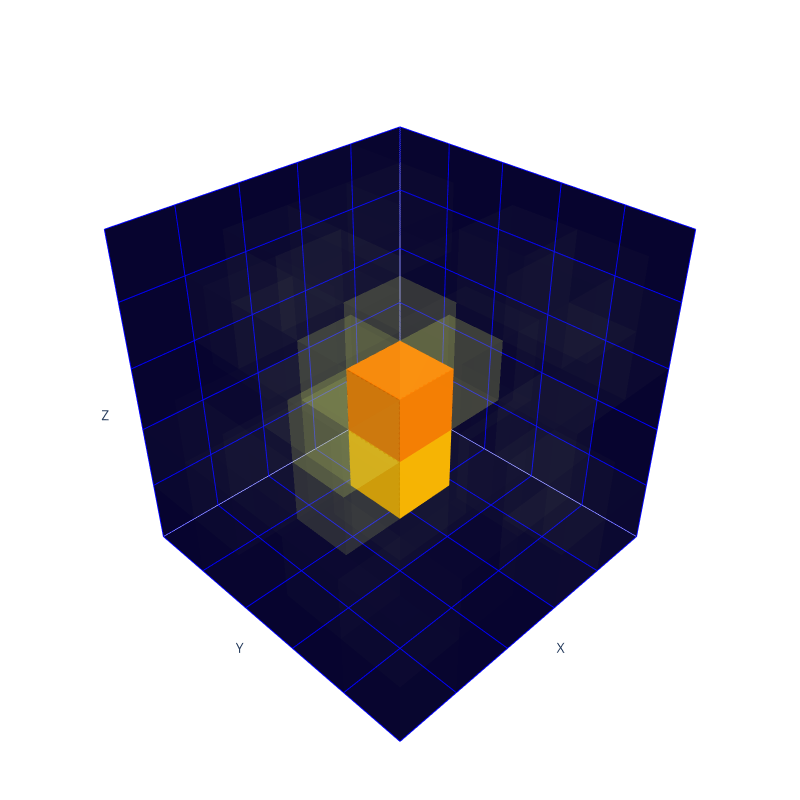

The cell this chart's notebook holds for it:
### Code cell
print("- Proton image:")
plotly_generate(generated_plot, max_energy=max_energy)

### Figure 1 — Plotly figure (JSON) as saved in the notebook; plotly's stock layout.template omitted (floating-point values rounded to 4 significant figures)
{"data": [{"color": "#EBF85E", "colorbar": {"thickness": 20, "title": {"text": "Voxel Values"}}, "flatshading": true, "i": [7, 0, 0, 0, 4, 4, 6, 6, 4, 0, 3, 2], "j": [3, 4, 1, 2, 5, 6, 5, 2, 0, 1, 6, 3], "k": [0, 7, 2, 3, 6, 7, 1, 1, 5, 5, 7, 6], "opacity": 0.1575, "type": "mesh3d", "x": [0, 0, 1, 1, 0, 0, 1, 1], "y": [0, 1, 1, 0, 0, 1, 1, 0], "z": [0, 0, 0, 0, 1, 1, 1, 1]}, {"color": "#E4FF7A", "colorbar": {"thickness": 20, "title": {"text": "Voxel Values"}}, "flatshading": true, "i": [7, 0, 0, 0, 4, 4, 6, 6, 4, 0, 3, 2], "j": [3, 4, 1, 2, 5, 6, 5, 2, 0, 1, 6, 3], "k": [0, 7, 2, 3, 6, 7, 1, 1, 5, 5, 7, 6], "opacity": 0.002684, "type": "mesh3d", "x": [0, 0, 1, 1, 0, 0, 1, 1], "y": [0, 1, 1, 0, 0, 1, 1, 0], "z": [4, 4, 4, 4, 5, 5, 5, 5]}, {"color": "#E4FF7A", "colorbar": {"thickness": 20, "title": {"text": "Voxel Values"}}, "flatshading": true, "i": [7, 0, 0, 0, 4, 4, 6, 6, 4, 0, 3, 2], "j": [3, 4, 1, 2, 5, 6, 5, 2, 0, 1, 6, 3], "k": [0, 7, 2, 3, 6, 7, 1, 1, 5, 5, 7, 6], "opacity": 0.01043, "type": "mesh3d", "x": [0, 0, 1, 1, 0, 0, 1, 1], "y": [3, 4, 4, 3, 3, 4, 4, 3], "z": [0, 0, 0, 0, 1, 1, 1, 1]}, {"color": "#E4FF7A", "colorbar": {"thickness": 20, "title": {"text": "Voxel Values"}}, "flatshading": true, "i": [7, 0, 0, 0, 4, 4, 6, 6, 4, 0, 3, 2], "j": [3, 4, 1, 2, 5, 6, 5, 2, 0, 1, 6, 3], "k": [0, 7, 2, 3, 6, 7, 1, 1, 5, 5, 7, 6], "opacity": 0.01775, "type": "mesh3d", "x": [0, 0, 1, 1, 0, 0, 1, 1], "y": [3, 4, 4, 3, 3, 4, 4, 3], "z": [1, 1, 1, 1, 2, 2, 2, 2]}, {"color": "#E4FF7A", "colorbar": {"thickness": 20, "title": {"text": "Voxel Values"}}, "flatshading": true, "i": [7, 0, 0, 0, 4, 4, 6, 6, 4, 0, 3, 2], "j": [3, 4, 1, 2, 5, 6, 5, 2, 0, 1, 6, 3], "k": [0, 7, 2, 3, 6, 7, 1, 1, 5, 5, 7, 6], "opacity": 0.003176, "type": "mesh3d", "x": [0, 0, 1, 1, 0, 0, 1, 1], "y": [3, 4, 4, 3, 3, 4, 4, 3], "z": [2, 2, 2, 2, 3, 3, 3, 3]}, {"color": "#E4FF7A", "colorbar": {"thickness": 20, "title": {"text": "Voxel Values"}}, "flatshading": true, "i": [7, 0, 0, 0, 4, 4, 6, 6, 4, 0, 3, 2], "j": [3, 4, 1, 2, 5, 6, 5, 2, 0, 1, 6, 3], "k": [0, 7, 2, 3, 6, 7, 1, 1, 5, 5, 7, 6], "opacity": 0.01053, "type": "mesh3d", "x": [0, 0, 1, 1, 0, 0, 1, 1], "y": [3, 4, 4, 3, 3, 4, 4, 3], "z": [3, 3, 3, 3, 4, 4, 4, 4]}, {"color": "#E4FF7A", "colorbar": {"thickness": 20, "title": {"text": "Voxel Values"}}, "flatshading": true, "i": [7, 0, 0, 0, 4, 4, 6, 6, 4, 0, 3, 2], "j": [3, 4, 1, 2, 5, 6, 5, 2, 0, 1, 6, 3], "k": [0, 7, 2, 3, 6, 7, 1, 1, 5, 5, 7, 6], "opacity": 0.01018, "type": "mesh3d", "x": [0, 0, 1, 1, 0, 0, 1, 1], "y": [4, 5, 5, 4, 4, 5, 5, 4], "z": [0, 0, 0, 0, 1, 1, 1, 1]}, {"color": "#E4FF7A", "colorbar": {"thickness": 20, "title": {"text": "Voxel Values"}}, "flatshading": true, "i": [7, 0, 0, 0, 4, 4, 6, 6, 4, 0, 3, 2], "j": [3, 4, 1, 2, 5, 6, 5, 2, 0, 1, 6, 3], "k": [0, 7, 2, 3, 6, 7, 1, 1, 5, 5, 7, 6], "opacity": 0.01067, "type": "mesh3d", "x": [0, 0, 1, 1, 0, 0, 1, 1], "y": [4, 5, 5, 4, 4, 5, 5, 4], "z": [3, 3, 3, 3, 4, 4, 4, 4]}, {"color": "#E4FF7A", "colorbar": {"thickness": 20, "title": {"text": "Voxel Values"}}, "flatshading": true, "i": [7, 0, 0, 0, 4, 4, 6, 6, 4, 0, 3, 2], "j": [3, 4, 1, 2, 5, 6, 5, 2, 0, 1, 6, 3], "k": [0, 7, 2, 3, 6, 7, 1, 1, 5, 5, 7, 6], "opacity": 0.01049, "type": "mesh3d", "x": [1, 1, 2, 2, 1, 1, 2, 2], "y": [0, 1, 1, 0, 0, 1, 1, 0], "z": [0, 0, 0, 0, 1, 1, 1, 1]}, {"color": "#E4FF7A", "colorbar": {"thickness": 20, "title": {"text": "Voxel Values"}}, "flatshading": true, "i": [7, 0, 0, 0, 4, 4, 6, 6, 4, 0, 3, 2], "j": [3, 4, 1, 2, 5, 6, 5, 2, 0, 1, 6, 3], "k": [0, 7, 2, 3, 6, 7, 1, 1, 5, 5, 7, 6], "opacity": 0.01359, "type": "mesh3d", "x": [1, 1, 2, 2, 1, 1, 2, 2], "y": [0, 1, 1, 0, 0, 1, 1, 0], "z": [1, 1, 1, 1, 2, 2, 2, 2]}, {"color": "#E4FF7A", "colorbar": {"thickness": 20, "title": {"text": "Voxel Values"}}, "flatshading": true, "i": [7, 0, 0, 0, 4, 4, 6, 6, 4, 0, 3, 2], "j": [3, 4, 1, 2, 5, 6, 5, 2, 0, 1, 6, 3], "k": [0, 7, 2, 3, 6, 7, 1, 1, 5, 5, 7, 6], "opacity": 0.004843, "type": "mesh3d", "x": [1, 1, 2, 2, 1, 1, 2, 2], "y": [0, 1, 1, 0, 0, 1, 1, 0], "z": [2, 2, 2, 2, 3, 3, 3, 3]}, {"color": "#E4FF7A", "colorbar": {"thickness": 20, "title": {"text": "Voxel Values"}}, "flatshading": true, "i": [7, 0, 0, 0, 4, 4, 6, 6, 4, 0, 3, 2], "j": [3, 4, 1, 2, 5, 6, 5, 2, 0, 1, 6, 3], "k": [0, 7, 2, 3, 6, 7, 1, 1, 5, 5, 7, 6], "opacity": 0.003913, "type": "mesh3d", "x": [1, 1, 2, 2, 1, 1, 2, 2], "y": [0, 1, 1, 0, 0, 1, 1, 0], "z": [3, 3, 3, 3, 4, 4, 4, 4]}, {"color": "#E4FF7A", "colorbar": {"thickness": 20, "title": {"text": "Voxel Values"}}, "flatshading": true, "i": [7, 0, 0, 0, 4, 4, 6, 6, 4, 0, 3, 2], "j": [3, 4, 1, 2, 5, 6, 5, 2, 0, 1, 6, 3], "k": [0, 7, 2, 3, 6, 7, 1, 1, 5, 5, 7, 6], "opacity": 0.004408, "type": "mesh3d", "x": [1, 1, 2, 2, 1, 1, 2, 2], "y": [0, 1, 1, 0, 0, 1, 1, 0], "z": [4, 4, 4, 4, 5, 5, 5, 5]}, {"color": "#E4FF7A", "colorbar": {"thickness": 20, "title": {"text": "Voxel Values"}}, "flatshading": true, "i": [7, 0, 0, 0, 4, 4, 6, 6, 4, 0, 3, 2], "j": [3, 4, 1, 2, 5, 6, 5, 2, 0, 1, 6, 3], "k": [0, 7, 2, 3, 6, 7, 1, 1, 5, 5, 7, 6], "opacity": 0.004655, "type": "mesh3d", "x": [1, 1, 2, 2, 1, 1, 2, 2], "y": [1, 2, 2, 1, 1, 2, 2, 1], "z": [0, 0, 0, 0, 1, 1, 1, 1]}, {"color": "#E4FF7A", "colorbar": {"thickness": 20, "title": {"text": "Voxel Values"}}, "flatshading": true, "i": [7, 0, 0, 0, 4, 4, 6, 6, 4, 0, 3, 2], "j": [3, 4, 1, 2, 5, 6, 5, 2, 0, 1, 6, 3], "k": [0, 7, 2, 3, 6, 7, 1, 1, 5, 5, 7, 6], "opacity": 0.009772, "type": "mesh3d", "x": [1, 1, 2, 2, 1, 1, 2, 2], "y": [1, 2, 2, 1, 1, 2, 2, 1], "z": [1, 1, 1, 1, 2, 2, 2, 2]}, {"color": "#E4FF7A", "colorbar": {"thickness": 20, "title": {"text": "Voxel Values"}}, "flatshading": true, "i": [7, 0, 0, 0, 4, 4, 6, 6, 4, 0, 3, 2], "j": [3, 4, 1, 2, 5, 6, 5, 2, 0, 1, 6, 3], "k": [0, 7, 2, 3, 6, 7, 1, 1, 5, 5, 7, 6], "opacity": 0.00229, "type": "mesh3d", "x": [1, 1, 2, 2, 1, 1, 2, 2], "y": [1, 2, 2, 1, 1, 2, 2, 1], "z": [3, 3, 3, 3, 4, 4, 4, 4]}, {"color": "#E4FF7A", "colorbar": {"thickness": 20, "title": {"text": "Voxel Values"}}, "flatshading": true, "i": [7, 0, 0, 0, 4, 4, 6, 6, 4, 0, 3, 2], "j": [3, 4, 1, 2, 5, 6, 5, 2, 0, 1, 6, 3], "k": [0, 7, 2, 3, 6, 7, 1, 1, 5, 5, 7, 6], "opacity": 0.009053, "type": "mesh3d", "x": [1, 1, 2, 2, 1, 1, 2, 2], "y": [1, 2, 2, 1, 1, 2, 2, 1], "z": [4, 4, 4, 4, 5, 5, 5, 5]}, {"color": "#E4FF7A", "colorbar": {"thickness": 20, "title": {"text": "Voxel Values"}}, "flatshading": true, "i": [7, 0, 0, 0, 4, 4, 6, 6, 4, 0, 3, 2], "j": [3, 4, 1, 2, 5, 6, 5, 2, 0, 1, 6, 3], "k": [0, 7, 2, 3, 6, 7, 1, 1, 5, 5, 7, 6], "opacity": 0.01227, "type": "mesh3d", "x": [1, 1, 2, 2, 1, 1, 2, 2], "y": [2, 3, 3, 2, 2, 3, 3, 2], "z": [0, 0, 0, 0, 1, 1, 1, 1]}, {"color": "#EAF963", "colorbar": {"thickness": 20, "title": {"text": "Voxel Values"}}, "flatshading": true, "i": [7, 0, 0, 0, 4, 4, 6, 6, 4, 0, 3, 2], "j": [3, 4, 1, 2, 5, 6, 5, 2, 0, 1, 6, 3], "k": [0, 7, 2, 3, 6, 7, 1, 1, 5, 5, 7, 6], "opacity": 0.1308, "type": "mesh3d", "x": [1, 1, 2, 2, 1, 1, 2, 2], "y": [2, 3, 3, 2, 2, 3, 3, 2], "z": [2, 2, 2, 2, 3, 3, 3, 3]}, {"color": "#E4FF7A", "colorbar": {"thickness": 20, "title": {"text": "Voxel Values"}}, "flatshading": true, "i": [7, 0, 0, 0, 4, 4, 6, 6, 4, 0, 3, 2], "j": [3, 4, 1, 2, 5, 6, 5, 2, 0, 1, 6, 3], "k": [0, 7, 2, 3, 6, 7, 1, 1, 5, 5, 7, 6], "opacity": 0.01184, "type": "mesh3d", "x": [1, 1, 2, 2, 1, 1, 2, 2], "y": [3, 4, 4, 3, 3, 4, 4, 3], "z": [4, 4, 4, 4, 5, 5, 5, 5]}, {"color": "#E4FF7A", "colorbar": {"thickness": 20, "title": {"text": "Voxel Values"}}, "flatshading": true, "i": [7, 0, 0, 0, 4, 4, 6, 6, 4, 0, 3, 2], "j": [3, 4, 1, 2, 5, 6, 5, 2, 0, 1, 6, 3], "k": [0, 7, 2, 3, 6, 7, 1, 1, 5, 5, 7, 6], "opacity": 0.013, "type": "mesh3d", "x": [1, 1, 2, 2, 1, 1, 2, 2], "y": [4, 5, 5, 4, 4, 5, 5, 4], "z": [0, 0, 0, 0, 1, 1, 1, 1]}, {"color": "#E4FF7A", "colorbar": {"thickness": 20, "title": {"text": "Voxel Values"}}, "flatshading": true, "i": [7, 0, 0, 0, 4, 4, 6, 6, 4, 0, 3, 2], "j": [3, 4, 1, 2, 5, 6, 5, 2, 0, 1, 6, 3], "k": [0, 7, 2, 3, 6, 7, 1, 1, 5, 5, 7, 6], "opacity": 0.00932, "type": "mesh3d", "x": [1, 1, 2, 2, 1, 1, 2, 2], "y": [4, 5, 5, 4, 4, 5, 5, 4], "z": [1, 1, 1, 1, 2, 2, 2, 2]}, {"color": "#E4FF7A", "colorbar": {"thickness": 20, "title": {"text": "Voxel Values"}}, "flatshading": true, "i": [7, 0, 0, 0, 4, 4, 6, 6, 4, 0, 3, 2], "j": [3, 4, 1, 2, 5, 6, 5, 2, 0, 1, 6, 3], "k": [0, 7, 2, 3, 6, 7, 1, 1, 5, 5, 7, 6], "opacity": 0.01398, "type": "mesh3d", "x": [1, 1, 2, 2, 1, 1, 2, 2], "y": [4, 5, 5, 4, 4, 5, 5, 4], "z": [3, 3, 3, 3, 4, 4, 4, 4]}, {"color": "#E4FF7A", "colorbar": {"thickness": 20, "title": {"text": "Voxel Values"}}, "flatshading": true, "i": [7, 0, 0, 0, 4, 4, 6, 6, 4, 0, 3, 2], "j": [3, 4, 1, 2, 5, 6, 5, 2, 0, 1, 6, 3], "k": [0, 7, 2, 3, 6, 7, 1, 1, 5, 5, 7, 6], "opacity": 0.009662, "type": "mesh3d", "x": [1, 1, 2, 2, 1, 1, 2, 2], "y": [4, 5, 5, 4, 4, 5, 5, 4], "z": [4, 4, 4, 4, 5, 5, 5, 5]}, {"color": "#E4FF7A", "colorbar": {"thickness": 20, "title": {"text": "Voxel Values"}}, "flatshading": true, "i": [7, 0, 0, 0, 4, 4, 6, 6, 4, 0, 3, 2], "j": [3, 4, 1, 2, 5, 6, 5, 2, 0, 1, 6, 3], "k": [0, 7, 2, 3, 6, 7, 1, 1, 5, 5, 7, 6], "opacity": 0.004574, "type": "mesh3d", "x": [2, 2, 3, 3, 2, 2, 3, 3], "y": [0, 1, 1, 0, 0, 1, 1, 0], "z": [0, 0, 0, 0, 1, 1, 1, 1]}, {"color": "#E4FE76", "colorbar": {"thickness": 20, "title": {"text": "Voxel Values"}}, "flatshading": true, "i": [7, 0, 0, 0, 4, 4, 6, 6, 4, 0, 3, 2], "j": [3, 4, 1, 2, 5, 6, 5, 2, 0, 1, 6, 3], "k": [0, 7, 2, 3, 6, 7, 1, 1, 5, 5, 7, 6], "opacity": 0.03017, "type": "mesh3d", "x": [2, 2, 3, 3, 2, 2, 3, 3], "y": [0, 1, 1, 0, 0, 1, 1, 0], "z": [1, 1, 1, 1, 2, 2, 2, 2]}, {"color": "#E4FF7A", "colorbar": {"thickness": 20, "title": {"text": "Voxel Values"}}, "flatshading": true, "i": [7, 0, 0, 0, 4, 4, 6, 6, 4, 0, 3, 2], "j": [3, 4, 1, 2, 5, 6, 5, 2, 0, 1, 6, 3], "k": [0, 7, 2, 3, 6, 7, 1, 1, 5, 5, 7, 6], "opacity": 0.007431, "type": "mesh3d", "x": [2, 2, 3, 3, 2, 2, 3, 3], "y": [1, 2, 2, 1, 1, 2, 2, 1], "z": [0, 0, 0, 0, 1, 1, 1, 1]}, {"color": "#E6FC6F", "colorbar": {"thickness": 20, "title": {"text": "Voxel Values"}}, "flatshading": true, "i": [7, 0, 0, 0, 4, 4, 6, 6, 4, 0, 3, 2], "j": [3, 4, 1, 2, 5, 6, 5, 2, 0, 1, 6, 3], "k": [0, 7, 2, 3, 6, 7, 1, 1, 5, 5, 7, 6], "opacity": 0.06937, "type": "mesh3d", "x": [2, 2, 3, 3, 2, 2, 3, 3], "y": [1, 2, 2, 1, 1, 2, 2, 1], "z": [1, 1, 1, 1, 2, 2, 2, 2]}, {"color": "#E8FB6A", "colorbar": {"thickness": 20, "title": {"text": "Voxel Values"}}, "flatshading": true, "i": [7, 0, 0, 0, 4, 4, 6, 6, 4, 0, 3, 2], "j": [3, 4, 1, 2, 5, 6, 5, 2, 0, 1, 6, 3], "k": [0, 7, 2, 3, 6, 7, 1, 1, 5, 5, 7, 6], "opacity": 0.09905, "type": "mesh3d", "x": [2, 2, 3, 3, 2, 2, 3, 3], "y": [1, 2, 2, 1, 1, 2, 2, 1], "z": [2, 2, 2, 2, 3, 3, 3, 3]}, {"color": "#E4FF7A", "colorbar": {"thickness": 20, "title": {"text": "Voxel Values"}}, "flatshading": true, "i": [7, 0, 0, 0, 4, 4, 6, 6, 4, 0, 3, 2], "j": [3, 4, 1, 2, 5, 6, 5, 2, 0, 1, 6, 3], "k": [0, 7, 2, 3, 6, 7, 1, 1, 5, 5, 7, 6], "opacity": 0.008117, "type": "mesh3d", "x": [2, 2, 3, 3, 2, 2, 3, 3], "y": [1, 2, 2, 1, 1, 2, 2, 1], "z": [4, 4, 4, 4, 5, 5, 5, 5]}, {"color": "#E4FF7A", "colorbar": {"thickness": 20, "title": {"text": "Voxel Values"}}, "flatshading": true, "i": [7, 0, 0, 0, 4, 4, 6, 6, 4, 0, 3, 2], "j": [3, 4, 1, 2, 5, 6, 5, 2, 0, 1, 6, 3], "k": [0, 7, 2, 3, 6, 7, 1, 1, 5, 5, 7, 6], "opacity": 0.01273, "type": "mesh3d", "x": [2, 2, 3, 3, 2, 2, 3, 3], "y": [2, 3, 3, 2, 2, 3, 3, 2], "z": [0, 0, 0, 0, 1, 1, 1, 1]}, {"color": "#FFB700", "colorbar": {"thickness": 20, "title": {"text": "Voxel Values"}}, "flatshading": true, "i": [7, 0, 0, 0, 4, 4, 6, 6, 4, 0, 3, 2], "j": [3, 4, 1, 2, 5, 6, 5, 2, 0, 1, 6, 3], "k": [0, 7, 2, 3, 6, 7, 1, 1, 5, 5, 7, 6], "opacity": 1, "type": "mesh3d", "x": [2, 2, 3, 3, 2, 2, 3, 3], "y": [2, 3, 3, 2, 2, 3, 3, 2], "z": [1, 1, 1, 1, 2, 2, 2, 2]}, {"color": "#FC7F00", "colorbar": {"thickness": 20, "title": {"text": "Voxel Values"}}, "flatshading": true, "i": [7, 0, 0, 0, 4, 4, 6, 6, 4, 0, 3, 2], "j": [3, 4, 1, 2, 5, 6, 5, 2, 0, 1, 6, 3], "k": [0, 7, 2, 3, 6, 7, 1, 1, 5, 5, 7, 6], "opacity": 1, "type": "mesh3d", "x": [2, 2, 3, 3, 2, 2, 3, 3], "y": [2, 3, 3, 2, 2, 3, 3, 2], "z": [2, 2, 2, 2, 3, 3, 3, 3]}, {"color": "#E9FA67", "colorbar": {"thickness": 20, "title": {"text": "Voxel Values"}}, "flatshading": true, "i": [7, 0, 0, 0, 4, 4, 6, 6, 4, 0, 3, 2], "j": [3, 4, 1, 2, 5, 6, 5, 2, 0, 1, 6, 3], "k": [0, 7, 2, 3, 6, 7, 1, 1, 5, 5, 7, 6], "opacity": 0.1099, "type": "mesh3d", "x": [2, 2, 3, 3, 2, 2, 3, 3], "y": [2, 3, 3, 2, 2, 3, 3, 2], "z": [3, 3, 3, 3, 4, 4, 4, 4]}, {"color": "#E4FF7A", "colorbar": {"thickness": 20, "title": {"text": "Voxel Values"}}, "flatshading": true, "i": [7, 0, 0, 0, 4, 4, 6, 6, 4, 0, 3, 2], "j": [3, 4, 1, 2, 5, 6, 5, 2, 0, 1, 6, 3], "k": [0, 7, 2, 3, 6, 7, 1, 1, 5, 5, 7, 6], "opacity": 0.005907, "type": "mesh3d", "x": [2, 2, 3, 3, 2, 2, 3, 3], "y": [3, 4, 4, 3, 3, 4, 4, 3], "z": [4, 4, 4, 4, 5, 5, 5, 5]}, {"color": "#E4FF7A", "colorbar": {"thickness": 20, "title": {"text": "Voxel Values"}}, "flatshading": true, "i": [7, 0, 0, 0, 4, 4, 6, 6, 4, 0, 3, 2], "j": [3, 4, 1, 2, 5, 6, 5, 2, 0, 1, 6, 3], "k": [0, 7, 2, 3, 6, 7, 1, 1, 5, 5, 7, 6], "opacity": 0.01076, "type": "mesh3d", "x": [2, 2, 3, 3, 2, 2, 3, 3], "y": [4, 5, 5, 4, 4, 5, 5, 4], "z": [2, 2, 2, 2, 3, 3, 3, 3]}, {"color": "#E4FF7A", "colorbar": {"thickness": 20, "title": {"text": "Voxel Values"}}, "flatshading": true, "i": [7, 0, 0, 0, 4, 4, 6, 6, 4, 0, 3, 2], "j": [3, 4, 1, 2, 5, 6, 5, 2, 0, 1, 6, 3], "k": [0, 7, 2, 3, 6, 7, 1, 1, 5, 5, 7, 6], "opacity": 0.003553, "type": "mesh3d", "x": [3, 3, 4, 4, 3, 3, 4, 4], "y": [0, 1, 1, 0, 0, 1, 1, 0], "z": [1, 1, 1, 1, 2, 2, 2, 2]}, {"color": "#E4FF7A", "colorbar": {"thickness": 20, "title": {"text": "Voxel Values"}}, "flatshading": true, "i": [7, 0, 0, 0, 4, 4, 6, 6, 4, 0, 3, 2], "j": [3, 4, 1, 2, 5, 6, 5, 2, 0, 1, 6, 3], "k": [0, 7, 2, 3, 6, 7, 1, 1, 5, 5, 7, 6], "opacity": 0.01205, "type": "mesh3d", "x": [3, 3, 4, 4, 3, 3, 4, 4], "y": [0, 1, 1, 0, 0, 1, 1, 0], "z": [3, 3, 3, 3, 4, 4, 4, 4]}, {"color": "#E4FF7A", "colorbar": {"thickness": 20, "title": {"text": "Voxel Values"}}, "flatshading": true, "i": [7, 0, 0, 0, 4, 4, 6, 6, 4, 0, 3, 2], "j": [3, 4, 1, 2, 5, 6, 5, 2, 0, 1, 6, 3], "k": [0, 7, 2, 3, 6, 7, 1, 1, 5, 5, 7, 6], "opacity": 0.008757, "type": "mesh3d", "x": [3, 3, 4, 4, 3, 3, 4, 4], "y": [1, 2, 2, 1, 1, 2, 2, 1], "z": [1, 1, 1, 1, 2, 2, 2, 2]}, {"color": "#E4FF7A", "colorbar": {"thickness": 20, "title": {"text": "Voxel Values"}}, "flatshading": true, "i": [7, 0, 0, 0, 4, 4, 6, 6, 4, 0, 3, 2], "j": [3, 4, 1, 2, 5, 6, 5, 2, 0, 1, 6, 3], "k": [0, 7, 2, 3, 6, 7, 1, 1, 5, 5, 7, 6], "opacity": 0.01451, "type": "mesh3d", "x": [3, 3, 4, 4, 3, 3, 4, 4], "y": [1, 2, 2, 1, 1, 2, 2, 1], "z": [3, 3, 3, 3, 4, 4, 4, 4]}, {"color": "#E4FF7A", "colorbar": {"thickness": 20, "title": {"text": "Voxel Values"}}, "flatshading": true, "i": [7, 0, 0, 0, 4, 4, 6, 6, 4, 0, 3, 2], "j": [3, 4, 1, 2, 5, 6, 5, 2, 0, 1, 6, 3], "k": [0, 7, 2, 3, 6, 7, 1, 1, 5, 5, 7, 6], "opacity": 0.01188, "type": "mesh3d", "x": [3, 3, 4, 4, 3, 3, 4, 4], "y": [1, 2, 2, 1, 1, 2, 2, 1], "z": [4, 4, 4, 4, 5, 5, 5, 5]}, {"color": "#E4FF7A", "colorbar": {"thickness": 20, "title": {"text": "Voxel Values"}}, "flatshading": true, "i": [7, 0, 0, 0, 4, 4, 6, 6, 4, 0, 3, 2], "j": [3, 4, 1, 2, 5, 6, 5, 2, 0, 1, 6, 3], "k": [0, 7, 2, 3, 6, 7, 1, 1, 5, 5, 7, 6], "opacity": 0.002579, "type": "mesh3d", "x": [3, 3, 4, 4, 3, 3, 4, 4], "y": [2, 3, 3, 2, 2, 3, 3, 2], "z": [0, 0, 0, 0, 1, 1, 1, 1]}, {"color": "#E8FB6A", "colorbar": {"thickness": 20, "title": {"text": "Voxel Values"}}, "flatshading": true, "i": [7, 0, 0, 0, 4, 4, 6, 6, 4, 0, 3, 2], "j": [3, 4, 1, 2, 5, 6, 5, 2, 0, 1, 6, 3], "k": [0, 7, 2, 3, 6, 7, 1, 1, 5, 5, 7, 6], "opacity": 0.08393, "type": "mesh3d", "x": [3, 3, 4, 4, 3, 3, 4, 4], "y": [2, 3, 3, 2, 2, 3, 3, 2], "z": [1, 1, 1, 1, 2, 2, 2, 2]}, {"color": "#E9FA67", "colorbar": {"thickness": 20, "title": {"text": "Voxel Values"}}, "flatshading": true, "i": [7, 0, 0, 0, 4, 4, 6, 6, 4, 0, 3, 2], "j": [3, 4, 1, 2, 5, 6, 5, 2, 0, 1, 6, 3], "k": [0, 7, 2, 3, 6, 7, 1, 1, 5, 5, 7, 6], "opacity": 0.1084, "type": "mesh3d", "x": [3, 3, 4, 4, 3, 3, 4, 4], "y": [2, 3, 3, 2, 2, 3, 3, 2], "z": [2, 2, 2, 2, 3, 3, 3, 3]}, {"color": "#E4FF7A", "colorbar": {"thickness": 20, "title": {"text": "Voxel Values"}}, "flatshading": true, "i": [7, 0, 0, 0, 4, 4, 6, 6, 4, 0, 3, 2], "j": [3, 4, 1, 2, 5, 6, 5, 2, 0, 1, 6, 3], "k": [0, 7, 2, 3, 6, 7, 1, 1, 5, 5, 7, 6], "opacity": 0.01996, "type": "mesh3d", "x": [3, 3, 4, 4, 3, 3, 4, 4], "y": [2, 3, 3, 2, 2, 3, 3, 2], "z": [4, 4, 4, 4, 5, 5, 5, 5]}, {"color": "#E4FF7A", "colorbar": {"thickness": 20, "title": {"text": "Voxel Values"}}, "flatshading": true, "i": [7, 0, 0, 0, 4, 4, 6, 6, 4, 0, 3, 2], "j": [3, 4, 1, 2, 5, 6, 5, 2, 0, 1, 6, 3], "k": [0, 7, 2, 3, 6, 7, 1, 1, 5, 5, 7, 6], "opacity": 0.005322, "type": "mesh3d", "x": [3, 3, 4, 4, 3, 3, 4, 4], "y": [3, 4, 4, 3, 3, 4, 4, 3], "z": [3, 3, 3, 3, 4, 4, 4, 4]}, {"color": "#E4FF7A", "colorbar": {"thickness": 20, "title": {"text": "Voxel Values"}}, "flatshading": true, "i": [7, 0, 0, 0, 4, 4, 6, 6, 4, 0, 3, 2], "j": [3, 4, 1, 2, 5, 6, 5, 2, 0, 1, 6, 3], "k": [0, 7, 2, 3, 6, 7, 1, 1, 5, 5, 7, 6], "opacity": 0.002391, "type": "mesh3d", "x": [3, 3, 4, 4, 3, 3, 4, 4], "y": [4, 5, 5, 4, 4, 5, 5, 4], "z": [1, 1, 1, 1, 2, 2, 2, 2]}, {"color": "#E4FF7A", "colorbar": {"thickness": 20, "title": {"text": "Voxel Values"}}, "flatshading": true, "i": [7, 0, 0, 0, 4, 4, 6, 6, 4, 0, 3, 2], "j": [3, 4, 1, 2, 5, 6, 5, 2, 0, 1, 6, 3], "k": [0, 7, 2, 3, 6, 7, 1, 1, 5, 5, 7, 6], "opacity": 0.004573, "type": "mesh3d", "x": [3, 3, 4, 4, 3, 3, 4, 4], "y": [4, 5, 5, 4, 4, 5, 5, 4], "z": [2, 2, 2, 2, 3, 3, 3, 3]}, {"color": "#E4FF7A", "colorbar": {"thickness": 20, "title": {"text": "Voxel Values"}}, "flatshading": true, "i": [7, 0, 0, 0, 4, 4, 6, 6, 4, 0, 3, 2], "j": [3, 4, 1, 2, 5, 6, 5, 2, 0, 1, 6, 3], "k": [0, 7, 2, 3, 6, 7, 1, 1, 5, 5, 7, 6], "opacity": 0.002433, "type": "mesh3d", "x": [3, 3, 4, 4, 3, 3, 4, 4], "y": [4, 5, 5, 4, 4, 5, 5, 4], "z": [3, 3, 3, 3, 4, 4, 4, 4]}, {"color": "#E4FF7A", "colorbar": {"thickness": 20, "title": {"text": "Voxel Values"}}, "flatshading": true, "i": [7, 0, 0, 0, 4, 4, 6, 6, 4, 0, 3, 2], "j": [3, 4, 1, 2, 5, 6, 5, 2, 0, 1, 6, 3], "k": [0, 7, 2, 3, 6, 7, 1, 1, 5, 5, 7, 6], "opacity": 0.009115, "type": "mesh3d", "x": [3, 3, 4, 4, 3, 3, 4, 4], "y": [4, 5, 5, 4, 4, 5, 5, 4], "z": [4, 4, 4, 4, 5, 5, 5, 5]}, {"color": "#E4FF7A", "colorbar": {"thickness": 20, "title": {"text": "Voxel Values"}}, "flatshading": true, "i": [7, 0, 0, 0, 4, 4, 6, 6, 4, 0, 3, 2], "j": [3, 4, 1, 2, 5, 6, 5, 2, 0, 1, 6, 3], "k": [0, 7, 2, 3, 6, 7, 1, 1, 5, 5, 7, 6], "opacity": 0.008803, "type": "mesh3d", "x": [4, 4, 5, 5, 4, 4, 5, 5], "y": [0, 1, 1, 0, 0, 1, 1, 0], "z": [1, 1, 1, 1, 2, 2, 2, 2]}, {"color": "#E4FF7A", "colorbar": {"thickness": 20, "title": {"text": "Voxel Values"}}, "flatshading": true, "i": [7, 0, 0, 0, 4, 4, 6, 6, 4, 0, 3, 2], "j": [3, 4, 1, 2, 5, 6, 5, 2, 0, 1, 6, 3], "k": [0, 7, 2, 3, 6, 7, 1, 1, 5, 5, 7, 6], "opacity": 0.00279, "type": "mesh3d", "x": [4, 4, 5, 5, 4, 4, 5, 5], "y": [1, 2, 2, 1, 1, 2, 2, 1], "z": [0, 0, 0, 0, 1, 1, 1, 1]}, {"color": "#E4FF7A", "colorbar": {"thickness": 20, "title": {"text": "Voxel Values"}}, "flatshading": true, "i": [7, 0, 0, 0, 4, 4, 6, 6, 4, 0, 3, 2], "j": [3, 4, 1, 2, 5, 6, 5, 2, 0, 1, 6, 3], "k": [0, 7, 2, 3, 6, 7, 1, 1, 5, 5, 7, 6], "opacity": 0.007896, "type": "mesh3d", "x": [4, 4, 5, 5, 4, 4, 5, 5], "y": [1, 2, 2, 1, 1, 2, 2, 1], "z": [1, 1, 1, 1, 2, 2, 2, 2]}, {"color": "#E4FF7A", "colorbar": {"thickness": 20, "title": {"text": "Voxel Values"}}, "flatshading": true, "i": [7, 0, 0, 0, 4, 4, 6, 6, 4, 0, 3, 2], "j": [3, 4, 1, 2, 5, 6, 5, 2, 0, 1, 6, 3], "k": [0, 7, 2, 3, 6, 7, 1, 1, 5, 5, 7, 6], "opacity": 0.005038, "type": "mesh3d", "x": [4, 4, 5, 5, 4, 4, 5, 5], "y": [1, 2, 2, 1, 1, 2, 2, 1], "z": [2, 2, 2, 2, 3, 3, 3, 3]}, {"color": "#E4FF7A", "colorbar": {"thickness": 20, "title": {"text": "Voxel Values"}}, "flatshading": true, "i": [7, 0, 0, 0, 4, 4, 6, 6, 4, 0, 3, 2], "j": [3, 4, 1, 2, 5, 6, 5, 2, 0, 1, 6, 3], "k": [0, 7, 2, 3, 6, 7, 1, 1, 5, 5, 7, 6], "opacity": 0.009785, "type": "mesh3d", "x": [4, 4, 5, 5, 4, 4, 5, 5], "y": [2, 3, 3, 2, 2, 3, 3, 2], "z": [2, 2, 2, 2, 3, 3, 3, 3]}, {"color": "#E4FF7A", "colorbar": {"thickness": 20, "title": {"text": "Voxel Values"}}, "flatshading": true, "i": [7, 0, 0, 0, 4, 4, 6, 6, 4, 0, 3, 2], "j": [3, 4, 1, 2, 5, 6, 5, 2, 0, 1, 6, 3], "k": [0, 7, 2, 3, 6, 7, 1, 1, 5, 5, 7, 6], "opacity": 0.005794, "type": "mesh3d", "x": [4, 4, 5, 5, 4, 4, 5, 5], "y": [2, 3, 3, 2, 2, 3, 3, 2], "z": [4, 4, 4, 4, 5, 5, 5, 5]}, {"color": "#E4FF7A", "colorbar": {"thickness": 20, "title": {"text": "Voxel Values"}}, "flatshading": true, "i": [7, 0, 0, 0, 4, 4, 6, 6, 4, 0, 3, 2], "j": [3, 4, 1, 2, 5, 6, 5, 2, 0, 1, 6, 3], "k": [0, 7, 2, 3, 6, 7, 1, 1, 5, 5, 7, 6], "opacity": 0.008057, "type": "mesh3d", "x": [4, 4, 5, 5, 4, 4, 5, 5], "y": [3, 4, 4, 3, 3, 4, 4, 3], "z": [1, 1, 1, 1, 2, 2, 2, 2]}, {"color": "#E4FF7A", "colorbar": {"thickness": 20, "title": {"text": "Voxel Values"}}, "flatshading": true, "i": [7, 0, 0, 0, 4, 4, 6, 6, 4, 0, 3, 2], "j": [3, 4, 1, 2, 5, 6, 5, 2, 0, 1, 6, 3], "k": [0, 7, 2, 3, 6, 7, 1, 1, 5, 5, 7, 6], "opacity": 0.003226, "type": "mesh3d", "x": [4, 4, 5, 5, 4, 4, 5, 5], "y": [4, 5, 5, 4, 4, 5, 5, 4], "z": [0, 0, 0, 0, 1, 1, 1, 1]}, {"color": "#E4FF7A", "colorbar": {"thickness": 20, "title": {"text": "Voxel Values"}}, "flatshading": true, "i": [7, 0, 0, 0, 4, 4, 6, 6, 4, 0, 3, 2], "j": [3, 4, 1, 2, 5, 6, 5, 2, 0, 1, 6, 3], "k": [0, 7, 2, 3, 6, 7, 1, 1, 5, 5, 7, 6], "opacity": 0.007175, "type": "mesh3d", "x": [4, 4, 5, 5, 4, 4, 5, 5], "y": [4, 5, 5, 4, 4, 5, 5, 4], "z": [1, 1, 1, 1, 2, 2, 2, 2]}, {"color": "#E4FF7A", "colorbar": {"thickness": 20, "title": {"text": "Voxel Values"}}, "flatshading": true, "i": [7, 0, 0, 0, 4, 4, 6, 6, 4, 0, 3, 2], "j": [3, 4, 1, 2, 5, 6, 5, 2, 0, 1, 6, 3], "k": [0, 7, 2, 3, 6, 7, 1, 1, 5, 5, 7, 6], "opacity": 0.009908, "type": "mesh3d", "x": [4, 4, 5, 5, 4, 4, 5, 5], "y": [4, 5, 5, 4, 4, 5, 5, 4], "z": [3, 3, 3, 3, 4, 4, 4, 4]}], "layout": {"height": 800, "margin": {"b": 0, "l": 0, "r": 0, "t": 0}, "paper_bgcolor": "rgba(0, 0, 0, 0)", "plot_bgcolor": "rgba(0, 0, 0, 0)", "scene": {"aspectmode": "cube", "camera": {"center": {"x": 0, "y": 0, "z": 0}, "eye": {"x": 1.5, "y": 1.5, "z": 1.5}}, "xaxis": {"backgroundcolor": "#07042F", "gridcolor": "blue", "range": [0, 5], "showticklabels": false, "title": {"text": "X"}}, "yaxis": {"backgroundcolor": "#07042F", "gridcolor": "blue", "range": [0, 5], "showticklabels": false, "title": {"text": "Y"}}, "zaxis": {"backgroundcolor": "#07042F", "gridcolor": "blue", "range": [0, 5], "showticklabels": false, "title": {"text": "Z"}}}, "width": 800}}
